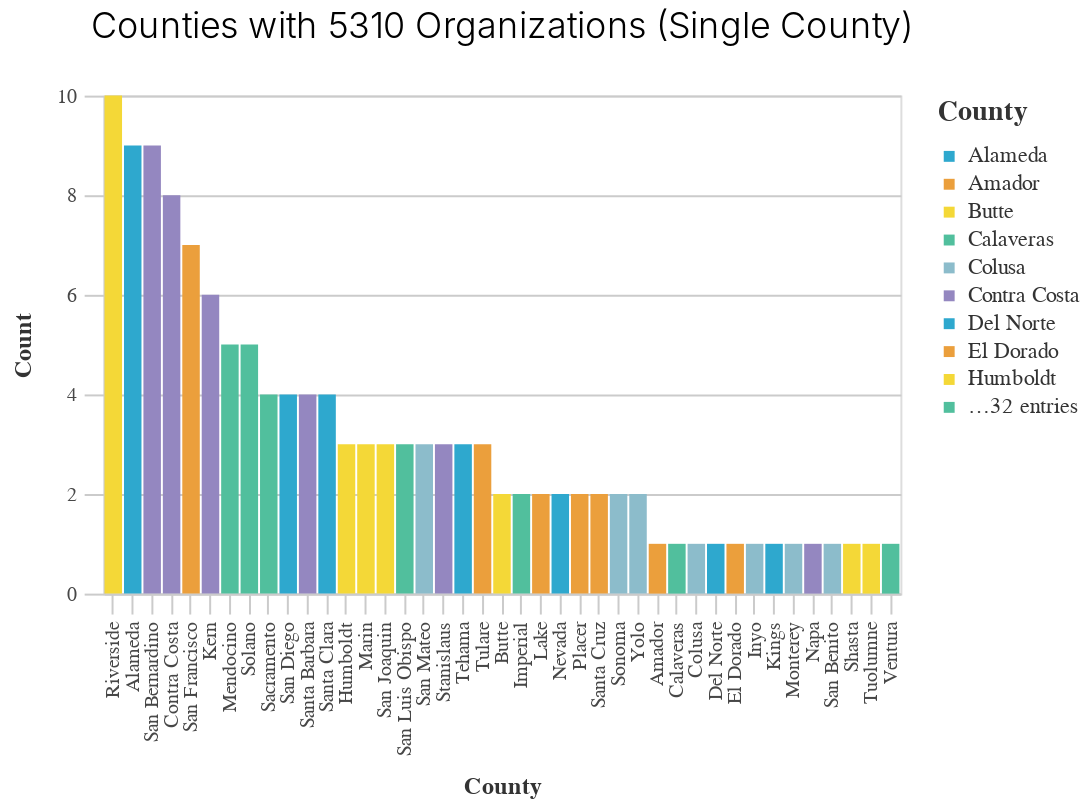

Notebook code for this chart:
### Code cell
bar_chart((single_county>>count(_.county)),
    "county",
    "n",
    "county",
    "Counties with 5310 Organizations (Single County)"
)

### Figure 1 — Vega-Lite specification as saved in the notebook (floating-point values rounded to 4 significant figures)
{"config": {"view": {"continuousWidth": 400, "continuousHeight": 300}, "axis": {"domainColor": "#cbcbcb", "grid": true, "gridColor": "#cbcbcb", "gridWidth": 1, "labelColor": "#474747", "labelFont": "Nunito Sans", "labelFontSize": 10, "labelPadding": 4, "tickColor": "#cbcbcb", "tickSize": 10, "titleColor": "#333", "titleFont": "Raleway", "titleFontSize": 12, "titlePadding": 10}, "axisBand": {"grid": false}, "background": "white", "font": "Raleway", "header": {"labelFont": "Nunito Sans", "titleFont": "Raleway"}, "legend": {"labelColor": "#333", "labelFont": "Nunito Sans", "labelFontSize": 11, "labelLimit": 0, "padding": 1, "symbolSize": 30, "symbolType": "square", "titleColor": "#333", "titleFont": "Raleway", "titleFontSize": 14, "titlePadding": 10}, "title": {"anchor": "middle", "font": "Raleway", "fontSize": 18, "fontWeight": 300, "offset": 20}}, "data": {"name": "data-7849ea729942509e4ddd6eec2d70d8ff"}, "mark": "bar", "encoding": {"color": {"field": "county", "legend": {"symbolLimit": 10, "title": "County"}, "scale": {"range": ["#2EA8CE", "#EB9F3C", "#F4D837", "#51BF9D", "#8CBCCB", "#9487C0"]}, "type": "nominal"}, "x": {"field": "county", "sort": "-y", "title": "County", "type": "nominal"}, "y": {"field": "n", "title": "Count", "type": "quantitative"}}, "height": 250, "title": "Counties with 5310 Organizations (Single County)", "width": 400, "$schema": "https://vega.github.io/schema/vega-lite/v4.17.0.json", "datasets": {"data-7849ea729942509e4ddd6eec2d70d8ff": [{"county": "Alameda", "n": 9}, {"county": "Amador", "n": 1}, {"county": "Butte", "n": 2}, {"county": "Calaveras", "n": 1}, {"county": "Colusa", "n": 1}, {"county": "Contra Costa", "n": 8}, {"county": "Del Norte", "n": 1}, {"county": "El Dorado", "n": 1}, {"county": "Humboldt", "n": 3}, {"county": "Imperial", "n": 2}, {"county": "Inyo", "n": 1}, {"county": "Kern", "n": 6}, {"county": "Kings", "n": 1}, {"county": "Lake", "n": 2}, {"county": "Marin", "n": 3}, {"county": "Mendocino", "n": 5}, {"county": "Monterey", "n": 1}, {"county": "Napa", "n": 1}, {"county": "Nevada", "n": 2}, {"county": "Placer", "n": 2}, {"county": "Riverside", "n": 10}, {"county": "Sacramento", "n": 4}, {"county": "San Benito", "n": 1}, {"county": "San Bernardino", "n": 9}, {"county": "San Diego", "n": 4}, {"county": "San Francisco", "n": 7}, {"county": "San Joaquin", "n": 3}, {"county": "San Luis Obispo", "n": 3}, {"county": "San Mateo", "n": 3}, {"county": "Santa Barbara", "n": 4}, {"county": "Santa Clara", "n": 4}, {"county": "Santa Cruz", "n": 2}, {"county": "Shasta", "n": 1}, {"county": "Solano", "n": 5}, {"county": "Sonoma", "n": 2}, {"county": "Stanislaus", "n": 3}, {"county": "Tehama", "n": 3}, {"county": "Tulare", "n": 3}, {"county": "Tuolumne", "n": 1}, {"county": "Ventura", "n": 1}, {"county": "Yolo", "n": 2}]}}
